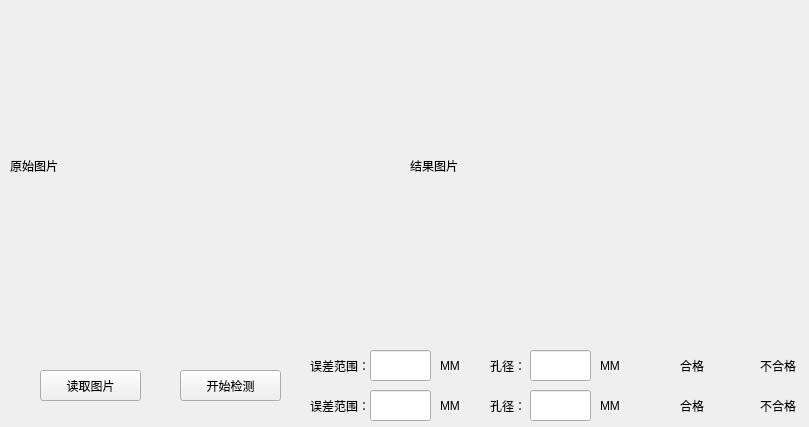
<?xml version="1.0" encoding="UTF-8"?>
<ui version="4.0">
 <class>Form</class>
 <widget class="QWidget" name="Form">
  <property name="geometry">
   <rect>
    <x>0</x>
    <y>0</y>
    <width>809</width>
    <height>427</height>
   </rect>
  </property>
  <property name="windowTitle">
   <string>Form</string>
  </property>
  <widget class="QLabel" name="label">
   <property name="geometry">
    <rect>
     <x>310</x>
     <y>390</y>
     <width>61</width>
     <height>31</height>
    </rect>
   </property>
   <property name="text">
    <string>误差范围：</string>
   </property>
  </widget>
  <widget class="QLabel" name="label_3">
   <property name="geometry">
    <rect>
     <x>490</x>
     <y>390</y>
     <width>31</width>
     <height>31</height>
    </rect>
   </property>
   <property name="text">
    <string>孔径：</string>
   </property>
  </widget>
  <widget class="QLabel" name="label_4">
   <property name="geometry">
    <rect>
     <x>600</x>
     <y>390</y>
     <width>21</width>
     <height>31</height>
    </rect>
   </property>
   <property name="text">
    <string>MM</string>
   </property>
  </widget>
  <widget class="QLineEdit" name="lineEdit_two_error_value">
   <property name="geometry">
    <rect>
     <x>370</x>
     <y>390</y>
     <width>61</width>
     <height>31</height>
    </rect>
   </property>
  </widget>
  <widget class="QPushButton" name="bt_machine_read_img">
   <property name="geometry">
    <rect>
     <x>40</x>
     <y>370</y>
     <width>101</width>
     <height>31</height>
    </rect>
   </property>
   <property name="text">
    <string>读取图片</string>
   </property>
  </widget>
  <widget class="QPushButton" name="bt_machine_start_check">
   <property name="geometry">
    <rect>
     <x>180</x>
     <y>370</y>
     <width>101</width>
     <height>31</height>
    </rect>
   </property>
   <property name="text">
    <string>开始检测</string>
   </property>
  </widget>
  <widget class="QLabel" name="label_2">
   <property name="geometry">
    <rect>
     <x>440</x>
     <y>390</y>
     <width>21</width>
     <height>31</height>
    </rect>
   </property>
   <property name="text">
    <string>MM</string>
   </property>
  </widget>
  <widget class="QLineEdit" name="lineEdit_two_bore_value">
   <property name="geometry">
    <rect>
     <x>530</x>
     <y>390</y>
     <width>61</width>
     <height>31</height>
    </rect>
   </property>
  </widget>
  <widget class="QLabel" name="label_init_img">
   <property name="enabled">
    <bool>true</bool>
   </property>
   <property name="geometry">
    <rect>
     <x>10</x>
     <y>20</y>
     <width>391</width>
     <height>291</height>
    </rect>
   </property>
   <property name="text">
    <string>原始图片</string>
   </property>
  </widget>
  <widget class="QLabel" name="label_end_img">
   <property name="enabled">
    <bool>true</bool>
   </property>
   <property name="geometry">
    <rect>
     <x>410</x>
     <y>20</y>
     <width>391</width>
     <height>291</height>
    </rect>
   </property>
   <property name="styleSheet">
    <string notr="true"/>
   </property>
   <property name="text">
    <string>结果图片</string>
   </property>
  </widget>
  <widget class="QLabel" name="label_5">
   <property name="geometry">
    <rect>
     <x>490</x>
     <y>350</y>
     <width>31</width>
     <height>31</height>
    </rect>
   </property>
   <property name="text">
    <string>孔径：</string>
   </property>
  </widget>
  <widget class="QLabel" name="label_6">
   <property name="geometry">
    <rect>
     <x>600</x>
     <y>350</y>
     <width>21</width>
     <height>31</height>
    </rect>
   </property>
   <property name="text">
    <string>MM</string>
   </property>
  </widget>
  <widget class="QLineEdit" name="lineEdit_one_error_value">
   <property name="geometry">
    <rect>
     <x>370</x>
     <y>350</y>
     <width>61</width>
     <height>31</height>
    </rect>
   </property>
  </widget>
  <widget class="QLineEdit" name="lineEdit_one_bore_value">
   <property name="geometry">
    <rect>
     <x>530</x>
     <y>350</y>
     <width>61</width>
     <height>31</height>
    </rect>
   </property>
  </widget>
  <widget class="QLabel" name="label_7">
   <property name="geometry">
    <rect>
     <x>440</x>
     <y>350</y>
     <width>21</width>
     <height>31</height>
    </rect>
   </property>
   <property name="text">
    <string>MM</string>
   </property>
  </widget>
  <widget class="QLabel" name="label_8">
   <property name="geometry">
    <rect>
     <x>310</x>
     <y>350</y>
     <width>61</width>
     <height>31</height>
    </rect>
   </property>
   <property name="text">
    <string>误差范围：</string>
   </property>
  </widget>
  <widget class="QLabel" name="label_9">
   <property name="geometry">
    <rect>
     <x>680</x>
     <y>350</y>
     <width>31</width>
     <height>31</height>
    </rect>
   </property>
   <property name="text">
    <string>合格</string>
   </property>
  </widget>
  <widget class="QLabel" name="label_one_yes">
   <property name="geometry">
    <rect>
     <x>640</x>
     <y>350</y>
     <width>31</width>
     <height>31</height>
    </rect>
   </property>
   <property name="styleSheet">
    <string notr="true">border-image: url(:/resources/images/normal_led.png);</string>
   </property>
   <property name="text">
    <string/>
   </property>
  </widget>
  <widget class="QLabel" name="label_one_no">
   <property name="geometry">
    <rect>
     <x>720</x>
     <y>350</y>
     <width>31</width>
     <height>31</height>
    </rect>
   </property>
   <property name="styleSheet">
    <string notr="true">border-image: url(:/resources/images/normal_led.png);</string>
   </property>
   <property name="text">
    <string/>
   </property>
  </widget>
  <widget class="QLabel" name="label_10">
   <property name="geometry">
    <rect>
     <x>760</x>
     <y>350</y>
     <width>41</width>
     <height>31</height>
    </rect>
   </property>
   <property name="text">
    <string>不合格</string>
   </property>
  </widget>
  <widget class="QLabel" name="label_two_no">
   <property name="geometry">
    <rect>
     <x>720</x>
     <y>390</y>
     <width>31</width>
     <height>31</height>
    </rect>
   </property>
   <property name="styleSheet">
    <string notr="true">border-image: url(:/resources/images/normal_led.png);</string>
   </property>
   <property name="text">
    <string/>
   </property>
  </widget>
  <widget class="QLabel" name="label_two_yes">
   <property name="geometry">
    <rect>
     <x>640</x>
     <y>390</y>
     <width>31</width>
     <height>31</height>
    </rect>
   </property>
   <property name="styleSheet">
    <string notr="true">border-image: url(:/resources/images/normal_led.png);</string>
   </property>
   <property name="text">
    <string/>
   </property>
  </widget>
  <widget class="QLabel" name="label_11">
   <property name="geometry">
    <rect>
     <x>760</x>
     <y>390</y>
     <width>41</width>
     <height>31</height>
    </rect>
   </property>
   <property name="text">
    <string>不合格</string>
   </property>
  </widget>
  <widget class="QLabel" name="label_12">
   <property name="geometry">
    <rect>
     <x>680</x>
     <y>390</y>
     <width>31</width>
     <height>31</height>
    </rect>
   </property>
   <property name="text">
    <string>合格</string>
   </property>
  </widget>
 </widget>
 <resources>
  <include location="../apprcc.qrc"/>
 </resources>
 <connections/>
</ui>
